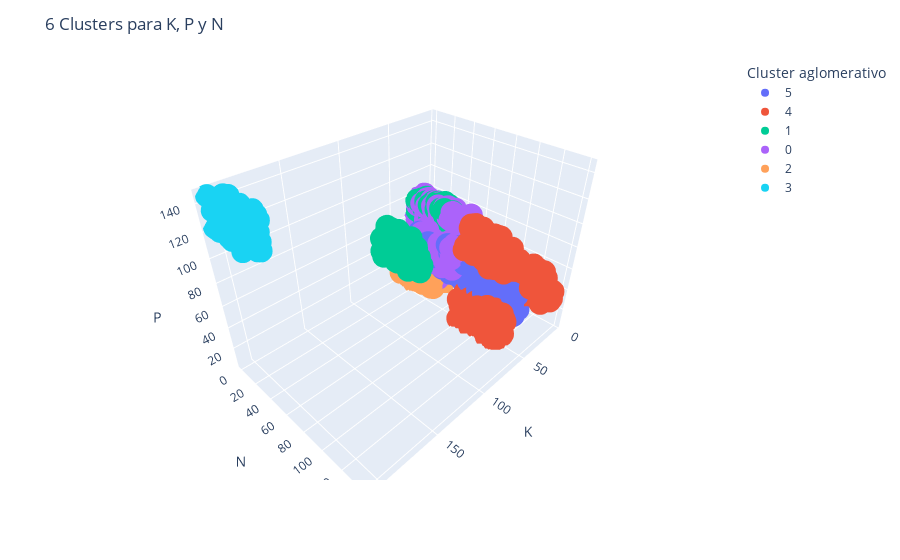

Notebook source saved alongside this figure:
### Code cell
fig = px.scatter_3d(dataframe_jerarquico[['K', 'N', 'P']], x='K', y='N', z='P',
              color=dataframe_jerarquico['cluster_jerarquico'], labels={'color': 'Cluster aglomerativo'})
fig.update_layout(title = "6 Clusters para K, P y N")
fig.show(block=True)

### Figure 1 — Plotly figure (JSON) as saved in the notebook; plotly's stock layout.template omitted (floating-point values rounded to 4 significant figures; data arrays with more than 128 entries replaced by an {"elided": "..."} marker saying what was removed)
{"data": [{"hovertemplate": "Cluster aglomerativo=5<br>K=%{x}<br>N=%{y}<br>P=%{z}<extra></extra>", "legendgroup": "5", "marker": {"color": "#636efa", "symbol": "circle"}, "mode": "markers", "name": "5", "scene": "scene", "showlegend": true, "type": "scatter3d", "x": {"elided": "322 int values"}, "y": {"elided": "322 int values"}, "z": {"elided": "322 int values"}}, {"hovertemplate": "Cluster aglomerativo=4<br>K=%{x}<br>N=%{y}<br>P=%{z}<extra></extra>", "legendgroup": "4", "marker": {"color": "#EF553B", "symbol": "circle"}, "mode": "markers", "name": "4", "scene": "scene", "showlegend": true, "type": "scatter3d", "x": {"elided": "501 int values"}, "y": {"elided": "501 int values"}, "z": {"elided": "501 int values"}}, {"hovertemplate": "Cluster aglomerativo=1<br>K=%{x}<br>N=%{y}<br>P=%{z}<extra></extra>", "legendgroup": "1", "marker": {"color": "#00cc96", "symbol": "circle"}, "mode": "markers", "name": "1", "scene": "scene", "showlegend": true, "type": "scatter3d", "x": {"elided": "228 int values"}, "y": {"elided": "228 int values"}, "z": {"elided": "228 int values"}}, {"hovertemplate": "Cluster aglomerativo=0<br>K=%{x}<br>N=%{y}<br>P=%{z}<extra></extra>", "legendgroup": "0", "marker": {"color": "#ab63fa", "symbol": "circle"}, "mode": "markers", "name": "0", "scene": "scene", "showlegend": true, "type": "scatter3d", "x": {"elided": "683 int values"}, "y": {"elided": "683 int values"}, "z": {"elided": "683 int values"}}, {"hovertemplate": "Cluster aglomerativo=2<br>K=%{x}<br>N=%{y}<br>P=%{z}<extra></extra>", "legendgroup": "2", "marker": {"color": "#FFA15A", "symbol": "circle"}, "mode": "markers", "name": "2", "scene": "scene", "showlegend": true, "type": "scatter3d", "x": {"elided": "266 int values"}, "y": {"elided": "266 int values"}, "z": {"elided": "266 int values"}}, {"hovertemplate": "Cluster aglomerativo=3<br>K=%{x}<br>N=%{y}<br>P=%{z}<extra></extra>", "legendgroup": "3", "marker": {"color": "#19d3f3", "symbol": "circle"}, "mode": "markers", "name": "3", "scene": "scene", "showlegend": true, "type": "scatter3d", "x": {"elided": "200 int values"}, "y": {"elided": "200 int values"}, "z": {"elided": "200 int values"}}], "layout": {"legend": {"title": {"text": "Cluster aglomerativo"}, "tracegroupgap": 0}, "margin": {"t": 60}, "scene": {"domain": {"x": [0, 1], "y": [0, 1]}, "xaxis": {"title": {"text": "K"}}, "yaxis": {"title": {"text": "N"}}, "zaxis": {"title": {"text": "P"}}}, "title": {"text": "6 Clusters para K, P y N"}}}
